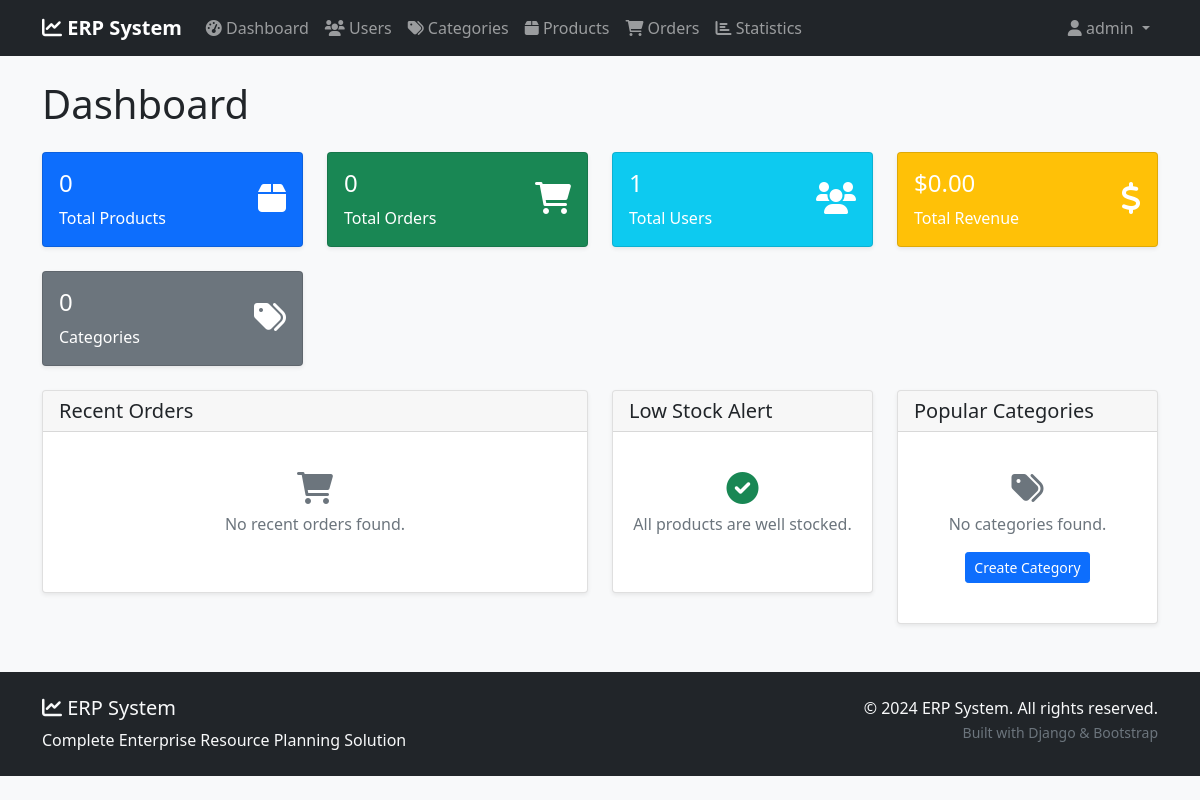
The app's page / (signed in), older data.
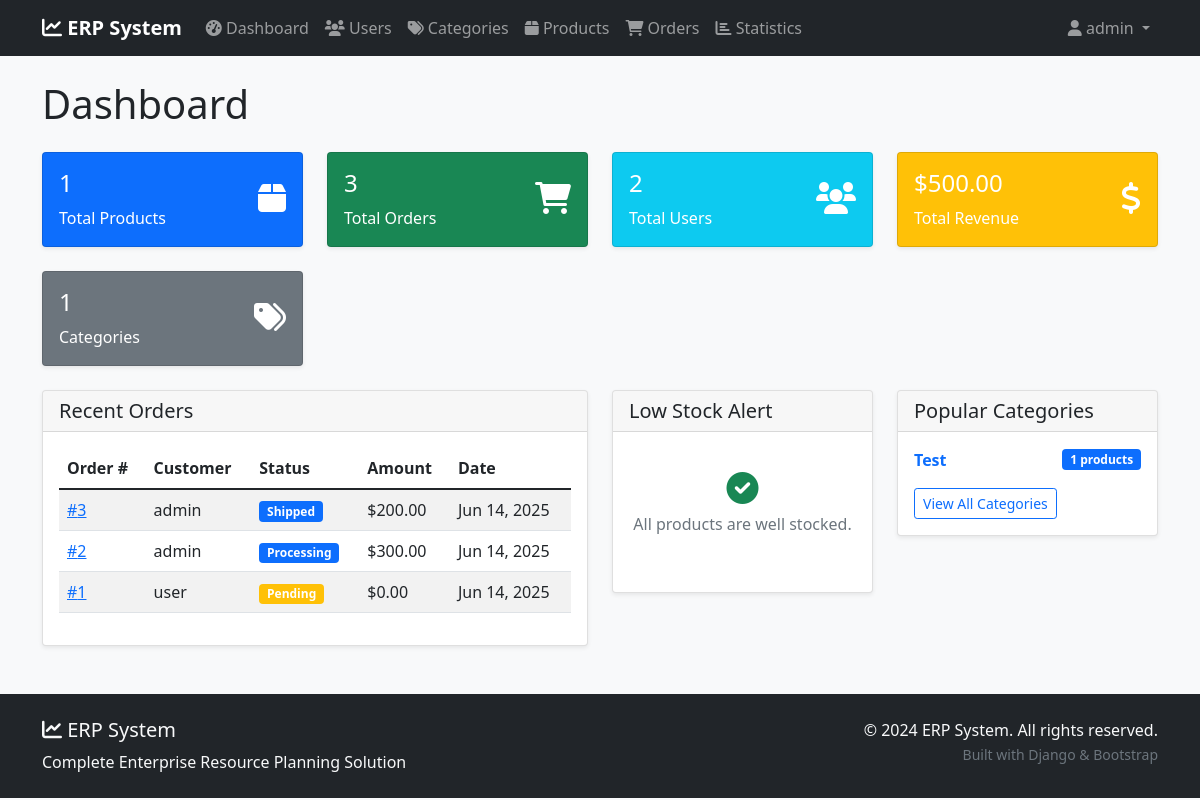
The same page, newer data.
### app/models.py (models this page shows, shortened)
class Order(models.Model):
    STATUS_CHOICES = [
        ('pending', 'Pending'),
        ('processing', 'Processing'),
        ('shipped', 'Shipped'),
        ('delivered', 'Delivered'),
        ('cancelled', 'Cancelled'),
    ]
    customer = models.ForeignKey(User, on_delete=models.CASCADE)
    order_date = models.DateTimeField(auto_now_add=True)
    status = models.CharField(max_length=20, choices=STATUS_CHOICES, default='pending')
    total_amount = models.DecimalField(max_digits=10, decimal_places=2, default=0)
    shipping_address = models.TextField()
    notes = models.TextField(blank=True)

class Category(models.Model):
    name = models.CharField(max_length=100)
    description = models.TextField(blank=True)
    created_at = models.DateTimeField(auto_now_add=True)
    class Meta:
        verbose_name_plural = "Categories"

### app/views.py (the view)
# urls.py: path('', views.dashboard, name='dashboard'),
@login_required
def dashboard(request):
    total_products = Product.objects.count()
    total_orders = Order.objects.count()
    total_users = User.objects.count()
    total_categories = Category.objects.count()
    total_revenue = Order.objects.aggregate(Sum('total_amount'))['total_amount__sum'] or 0
    recent_orders = Order.objects.select_related('customer').order_by('-order_date')[:5]
    low_stock_products = Product.objects.filter(stock_quantity__lt=10)[:5]
    popular_categories = Category.objects.annotate(
        product_count=Count('product')
    ).order_by('-product_count')[:5]
    context = {
        'total_products': total_products,
        'total_orders': total_orders,
        'total_users': total_users,
        'total_categories': total_categories,
        'total_revenue': total_revenue,
        'recent_orders': recent_orders,
        'low_stock_products': low_stock_products,
        'popular_categories': popular_categories,
    }
    return render(request, 'app/dashboard.html', context)

### templates/app/dashboard.html (shortened to what the changed rows need)
{% extends 'base.html' %}
{% block content %}
<div class="row">
    <div class="col-12">
        <h1 class="mb-4">Dashboard</h1>
    </div>
</div>
<div class="row mb-4">
    <div class="col-md-3">
        <div class="card bg-primary text-white">
            <div class="card-body">
                <div class="d-flex justify-content-between">
                    <div>
                        <h4>{{ total_products }}</h4>
                        <p class="mb-0">Total Products</p>
                    </div>
                </div>
            </div>
        </div>
    </div>
    <div class="col-md-3">
        <div class="card bg-success text-white">
            <div class="card-body">
                <div class="d-flex justify-content-between">
                    <div>
                        <h4>{{ total_orders }}</h4>
                        <p class="mb-0">Total Orders</p>
                    </div>
                </div>
            </div>
        </div>
    </div>
    <div class="col-md-3">
        <div class="card bg-info text-white">
            <div class="card-body">
                <div class="d-flex justify-content-between">
                    <div>
                        <h4>{{ total_users }}</h4>
                        <p class="mb-0">Total Users</p>
                    </div>
                </div>
            </div>
        </div>
    </div>
    <div class="col-md-3">
        <div class="card bg-warning text-white">
            <div class="card-body">
                <div class="d-flex justify-content-between">
                    <div>
                        <h4>${{ total_revenue|floatformat:2 }}</h4>
                        <p class="mb-0">Total Revenue</p>
                    </div>
                </div>
            </div>
        </div>
    </div>
</div>
<div class="row mb-4">
    <div class="col-md-3">
        <div class="card bg-secondary text-white">
            <div class="card-body">
                <div class="d-flex justify-content-between">
                    <div>
                        <h4>{{ total_categories }}</h4>
                        <p class="mb-0">Categories</p>
                    </div>
                </div>
            </div>
        </div>
    </div>
</div>
<div class="row">
    <div class="col-md-6">
        <div class="card">
            <div class="card-body">
                {% if recent_orders %}
                <div class="table-responsive">
                    <table class="table table-striped">
                        <thead>
                            <tr>
                                <th>Order #</th>
                                <th>Customer</th>
                                <th>Status</th>
                                <th>Amount</th>
                                <th>Date</th>
                            </tr>
                        </thead>
                        <tbody>
                            {% for order in recent_orders %}
                            <tr>
                                <td><a href="{% url 'order-detail' order.pk %}">#{{ order.id }}</a></td>
                                <td>{{ order.customer.username }}</td>
                                <td>
                                    <span class="badge bg-{% if order.status == 'delivered' %}success{% elif order.status == 'pending' %}warning{% elif order.status == 'cancelled' %}danger{% else %}primary{% endif %}">
                                        {{ order.get_status_display }}
                                    </span>
                                </td>
                                <td>${{ order.total_amount }}</td>
                                <td>{{ order.order_date|date:"M d, Y" }}</td>
                            </tr>
                            {% endfor %}
                        </tbody>
                    </table>
                </div>
                {% else %}
                <div class="text-center py-4">
                    <i class="fas fa-shopping-cart fa-2x text-muted mb-2"></i>
                    <p class="text-muted">No recent orders found.</p>
                </div>
                {% endif %}
            </div>
        </div>
    </div>
    <div class="col-md-3">
        <div class="card">
            <div class="card-body">
                {% if popular_categories %}
                {% for category in popular_categories %}
                <div class="d-flex justify-content-between align-items-center mb-2">
                    <div>
                        <a href="{% url 'category-detail' category.pk %}" class="text-decoration-none">
                            <strong>{{ category.name }}</strong>
                        </a>
                    </div>
                    <span class="badge bg-primary">{{ category.product_count }} products</span>
                </div>
                {% endfor %}
                <div class="mt-3">
                    <a href="{% url 'category-list' %}" class="btn btn-sm btn-outline-primary">View All Categories</a>
                </div>
                {% else %}
                <div class="text-center py-4">
                    <i class="fas fa-tags fa-2x text-muted mb-2"></i>
                    <p class="text-muted">No categories found.</p>
                    <a href="{% url 'category-create' %}" class="btn btn-sm btn-primary">Create Category</a>
                </div>
                {% endif %}
            </div>
        </div>
    </div>
</div>
{% endblock %}

Row changes from the older to the newer data that the page shows:
added Order: id "3", customer.username "admin", status "Shipped", total_amount "200.00", order_date "Jun 14, 2025"
added Order: id "2", customer.username "admin", status "Processing", total_amount "300.00", order_date "Jun 14, 2025"
added Order: id "1", customer.username "user", status "Pending", total_amount "0.00", order_date "Jun 14, 2025"
added Category: name "Test", product_count "1"
Text that changed along with them:
{{ total_products }}: "0" → "1"
{{ total_orders }}: "0" → "3"
{{ total_users }}: "1" → "2"
{{ total_revenue|floatformat:2 }}: "0.00" → "500.00"
{{ total_categories }}: "0" → "1"
text no longer shown: "No recent orders found. No categories found. Create Category"
text now shown: "Order # Customer Status Amount Date View All Categories"
